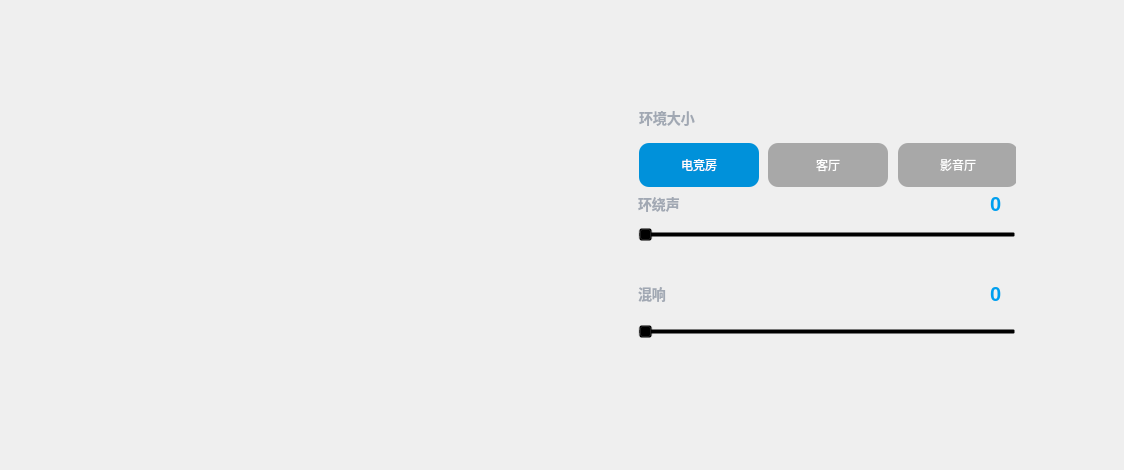
            <widget class="QWidget" name="page_Space">
             <property name="styleSheet">
              <string notr="true">border-top-left-radius: 0px;
border-top-right-radius: 0px;
border-bottom-left-radius: 6px;
border-bottom-right-radius: 6px;
</string>
             </property>
             <layout class="QGridLayout" name="gridLayout_18">
              <property name="leftMargin">
               <number>89</number>
              </property>
              <property name="topMargin">
               <number>26</number>
              </property>
              <property name="rightMargin">
               <number>108</number>
              </property>
              <property name="bottomMargin">
               <number>22</number>
              </property>
              <property name="horizontalSpacing">
               <number>127</number>
              </property>
              <property name="verticalSpacing">
               <number>0</number>
              </property>
              <item row="0" column="0">
               <widget class="SpaceControl" name="widget_Horn" native="true">
                <property name="enabled">
                 <bool>true</bool>
                </property>
                <property name="minimumSize">
                 <size>
                  <width>422</width>
                  <height>422</height>
                 </size>
                </property>
                <property name="maximumSize">
                 <size>
                  <width>422</width>
                  <height>422</height>
                 </size>
                </property>
                <property name="styleSheet">
                 <string notr="true">border-image: url(:/Skin/Images/Headphones/Space/space-bk.png);</string>
                </property>
               </widget>
              </item>
              <item row="0" column="1">
               <widget class="QWidget" name="widget_right" native="true">
                <property name="minimumSize">
                 <size>
                  <width>378</width>
                  <height>0</height>
                 </size>
                </property>
                <property name="maximumSize">
                 <size>
                  <width>16777215</width>
                  <height>16777215</height>
                 </size>
                </property>
                <property name="styleSheet">
                 <string notr="true">background-color:transparent;</string>
                </property>
                <layout class="QVBoxLayout" name="verticalLayout">
                 <property name="spacing">
                  <number>0</number>
                 </property>
                 <property name="leftMargin">
                  <number>0</number>
                 </property>
                 <property name="topMargin">
                  <number>80</number>
                 </property>
                 <property name="rightMargin">
                  <number>0</number>
                 </property>
                 <property name="bottomMargin">
                  <number>93</number>
                 </property>
                 <item>
                  <widget class="QWidget" name="widget_16" native="true">
                   <property name="styleSheet">
                    <string notr="true"/>
                   </property>
                   <widget class="QPushButton" name="pBt_Environment_Small">
                    <property name="enabled">
                     <bool>true</bool>
                    </property>
                    <property name="geometry">
                     <rect>
                      <x>1</x>
                      <y>37</y>
                      <width>120</width>
                      <height>44</height>
                     </rect>
                    </property>
                    <property name="minimumSize">
                     <size>
                      <width>120</width>
                      <height>44</height>
                     </size>
                    </property>
                    <property name="maximumSize">
                     <size>
                      <width>120</width>
                      <height>44</height>
                     </size>
                    </property>
                    <property name="styleSheet">
                     <string notr="true">QPushButton
{
	background-color: rgba(0, 0, 0, 0.3);
	border-radius: 10px;
	color: rgb(255, 255, 255);
}
QPushButton:checked
{
	background-color: #0091DA;
}
QPushButton:disabled:checked
{
	background-color: rgb(15, 103, 150);
}</string>
                    </property>
                    <property name="text">
                     <string>电竞房</string>
                    </property>
                    <property name="checkable">
                     <bool>true</bool>
                    </property>
                    <property name="checked">
                     <bool>true</bool>
                    </property>
                   </widget>
                   <widget class="QLabel" name="lab_lowBoost_4">
                    <property name="geometry">
                     <rect>
                      <x>1</x>
                      <y>0</y>
                      <width>100</width>
                      <height>23</height>
                     </rect>
                    </property>
                    <property name="minimumSize">
                     <size>
                      <width>100</width>
                      <height>23</height>
                     </size>
                    </property>
                    <property name="maximumSize">
                     <size>
                      <width>100</width>
                      <height>23</height>
                     </size>
                    </property>
                    <property name="styleSheet">
                     <string notr="true">font-family: &quot;Noto Sans S Chinese&quot;;
font-weight: 500;
font-size: 14px;
color: #A1A8B3;</string>
                    </property>
                    <property name="text">
                     <string>环境大小</string>
                    </property>
                    <property name="alignment">
                     <set>Qt::AlignLeading|Qt::AlignLeft|Qt::AlignVCenter</set>
                    </property>
                   </widget>
                   <widget class="QPushButton" name="pBt_Environment_Medium">
                    <property name="geometry">
                     <rect>
                      <x>130</x>
                      <y>37</y>
                      <width>120</width>
                      <height>44</height>
                     </rect>
                    </property>
                    <property name="minimumSize">
                     <size>
                      <width>120</width>
                      <height>44</height>
                     </size>
                    </property>
                    <property name="maximumSize">
                     <size>
                      <width>120</width>
                      <height>44</height>
                     </size>
                    </property>
                    <property name="styleSheet">
                     <string notr="true">QPushButton
{
	background-color: rgba(0, 0, 0, 0.3);
	border-radius: 10px;
	color: rgb(255, 255, 255);
}
QPushButton:checked
{
	background-color: #0091DA;
}
QPushButton:disabled:checked
{
	background-color: rgb(15, 103, 150);
}</string>
                    </property>
                    <property name="text">
                     <string>客厅</string>
                    </property>
                    <property name="checkable">
                     <bool>true</bool>
                    </property>
                   </widget>
                   <widget class="QPushButton" name="pBt_Environment_Large">
                    <property name="geometry">
                     <rect>
                      <x>260</x>
                      <y>37</y>
                      <width>120</width>
                      <height>44</height>
                     </rect>
                    </property>
                    <property name="minimumSize">
                     <size>
                      <width>120</width>
                      <height>44</height>
                     </size>
                    </property>
                    <property name="maximumSize">
                     <size>
                      <width>120</width>
                      <height>44</height>
                     </size>
                    </property>
                    <property name="styleSheet">
                     <string notr="true">QPushButton
{
	background-color: rgba(0, 0, 0, 0.3);
	border-radius: 10px;
	color: rgb(255, 255, 255);
}
QPushButton:checked
{
	background-color: #0091DA;
}
QPushButton:disabled:checked
{
	background-color: rgb(15, 103, 150);
}</string>
                    </property>
                    <property name="text">
                     <string>影音厅</string>
                    </property>
                    <property name="checkable">
                     <bool>true</bool>
                    </property>
                   </widget>
                  </widget>
                 </item>
                 <item>
                  <widget class="QWidget" name="widget_15" native="true">
                   <layout class="QGridLayout" name="gridLayout_9">
                    <property name="leftMargin">
                     <number>0</number>
                    </property>
                    <property name="topMargin">
                     <number>0</number>
                    </property>
                    <property name="rightMargin">
                     <number>0</number>
                    </property>
                    <property name="bottomMargin">
                     <number>21</number>
                    </property>
                    <property name="horizontalSpacing">
                     <number>0</number>
                    </property>
                    <property name="verticalSpacing">
                     <number>4</number>
                    </property>
                    <item row="0" column="0">
                     <widget class="QLabel" name="lab_space">
                      <property name="minimumSize">
                       <size>
                        <width>100</width>
                        <height>23</height>
                       </size>
                      </property>
                      <property name="maximumSize">
                       <size>
                        <width>100</width>
                        <height>23</height>
                       </size>
                      </property>
                      <property name="styleSheet">
                       <string notr="true">font-family: &quot;Noto Sans S Chinese&quot;;
font-weight: 500;
font-size: 14px;
color: #A1A8B3;</string>
                      </property>
                      <property name="text">
                       <string>环绕声</string>
                      </property>
                      <property name="alignment">
                       <set>Qt::AlignLeading|Qt::AlignLeft|Qt::AlignVCenter</set>
                      </property>
                     </widget>
                    </item>
                    <item row="0" column="1">
                     <spacer name="horizontalSpacer_6">
                      <property name="orientation">
                       <enum>Qt::Horizontal</enum>
                      </property>
                      <property name="sizeHint" stdset="0">
                       <size>
                        <width>40</width>
                        <height>20</height>
                       </size>
                      </property>
                     </spacer>
                    </item>
                    <item row="0" column="2">
                     <widget class="QLineEdit" name="lab_SpacsVal">
                      <property name="enabled">
                       <bool>false</bool>
                      </property>
                      <property name="minimumSize">
                       <size>
                        <width>20</width>
                        <height>23</height>
                       </size>
                      </property>
                      <property name="maximumSize">
                       <size>
                        <width>40</width>
                        <height>23</height>
                       </size>
                      </property>
                      <property name="styleSheet">
                       <string notr="true">border-radius:0px;
border:none;
background-color: transparent;
color: #009FEF;
font-family: &quot;YouSheBiaoTiHei&quot;;
font-weight: 500;
font-size: 20px;
</string>
                      </property>
                      <property name="text">
                       <string>0</string>
                      </property>
                      <property name="maxLength">
                       <number>32767</number>
                      </property>
                      <property name="alignment">
                       <set>Qt::AlignCenter</set>
                      </property>
                     </widget>
                    </item>
                    <item row="1" column="0" colspan="3">
                     <widget class="NewHSlider" name="hSlider_Space">
                      <property name="enabled">
                       <bool>true</bool>
                      </property>
                      <property name="minimumSize">
                       <size>
                        <width>325</width>
                        <height>26</height>
                       </size>
                      </property>
                      <property name="styleSheet">
                       <string notr="true"/>
                      </property>
                      <property name="maximum">
                       <number>100</number>
                      </property>
                      <property name="pageStep">
                       <number>1</number>
                      </property>
                      <property name="value">
                       <number>0</number>
                      </property>
                      <property name="orientation">
                       <enum>Qt::Horizontal</enum>
                      </property>
                     </widget>
                    </item>
                   </layout>
                  </widget>
                 </item>
                 <item>
                  <widget class="QWidget" name="widget_17" native="true">
                   <layout class="QGridLayout" name="gridLayout_13">
                    <property name="leftMargin">
                     <number>0</number>
                    </property>
                    <property name="topMargin">
                     <number>0</number>
                    </property>
                    <property name="rightMargin">
                     <number>0</number>
                    </property>
                    <property name="bottomMargin">
                     <number>0</number>
                    </property>
                    <property name="horizontalSpacing">
                     <number>0</number>
                    </property>
                    <property name="verticalSpacing">
                     <number>4</number>
                    </property>
                    <item row="1" column="0" colspan="4">
                     <widget class="NewHSlider" name="hSlider_Reverb">
                      <property name="enabled">
                       <bool>true</bool>
                      </property>
                      <property name="minimumSize">
                       <size>
                        <width>325</width>
                        <height>26</height>
                       </size>
                      </property>
                      <property name="styleSheet">
                       <string notr="true"/>
                      </property>
                      <property name="maximum">
                       <number>100</number>
                      </property>
                      <property name="pageStep">
                       <number>1</number>
                      </property>
                      <property name="value">
                       <number>0</number>
                      </property>
                      <property name="orientation">
                       <enum>Qt::Horizontal</enum>
                      </property>
                     </widget>
                    </item>
                    <item row="0" column="3">
                     <widget class="QLineEdit" name="lab_Reverb">
                      <property name="enabled">
                       <bool>false</bool>
                      </property>
                      <property name="minimumSize">
                       <size>
                        <width>20</width>
                        <height>23</height>
                       </size>
                      </property>
                      <property name="maximumSize">
                       <size>
                        <width>40</width>
                        <height>23</height>
                       </size>
                      </property>
                      <property name="styleSheet">
                       <string notr="true">border-radius:0px;
border:none;
background-color: transparent;
color: #009FEF;
font-family: &quot;YouSheBiaoTiHei&quot;;
font-weight: 500;
font-size: 20px;
</string>
                      </property>
                      <property name="text">
                       <string>0</string>
                      </property>
                      <property name="maxLength">
                       <number>32767</number>
                      </property>
                      <property name="alignment">
                       <set>Qt::AlignCenter</set>
                      </property>
                     </widget>
                    </item>
                    <item row="0" column="0">
                     <widget class="QLabel" name="lab_space_2">
                      <property name="minimumSize">
                       <size>
                        <width>100</width>
                        <height>23</height>
                       </size>
                      </property>
                      <property name="maximumSize">
                       <size>
                        <width>100</width>
                        <height>23</height>
                       </size>
                      </property>
                      <property name="styleSheet">
                       <string notr="true">font-family: &quot;Noto Sans S Chinese&quot;;
font-weight: 500;
font-size: 14px;
color: #A1A8B3;</string>
                      </property>
                      <property name="text">
                       <string>混响</string>
                      </property>
                      <property name="alignment">
                       <set>Qt::AlignLeading|Qt::AlignLeft|Qt::AlignVCenter</set>
                      </property>
                     </widget>
                    </item>
                    <item row="0" column="1" colspan="2">
                     <spacer name="horizontalSpacer_7">
                      <property name="orientation">
                       <enum>Qt::Horizontal</enum>
                      </property>
                      <property name="sizeHint" stdset="0">
                       <size>
                        <width>200</width>
                        <height>20</height>
                       </size>
                      </property>
                     </spacer>
                    </item>
                   </layout>
                  </widget>
                 </item>
                </layout>
               </widget>
              </item>
             </layout>
            </widget>
